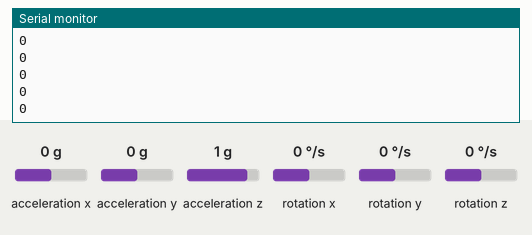
Simulated run of this sketch. Board: Arduino Uno, built with avr-gcc and run on an emulated ATmega328P. Shown: the last lines printed to the serial monitor. Inputs (shaded band) come from the test bench; at power-on: rotation z 0 °/s, acceleration x 0 g, acceleration y 0 g, acceleration z 1 g, rotation x 0 °/s, rotation y 0 °/s.

Above: at 1.2 s.
1.3 s: rotation z set to -192 °/s
At 2.2 s:
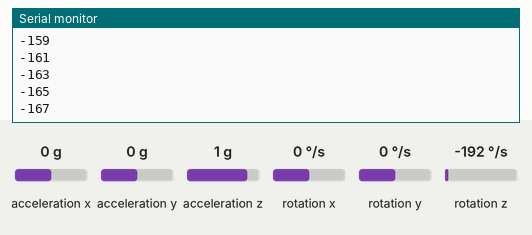
2.8 s: rotation z set to -100 °/s
At 3.6 s:
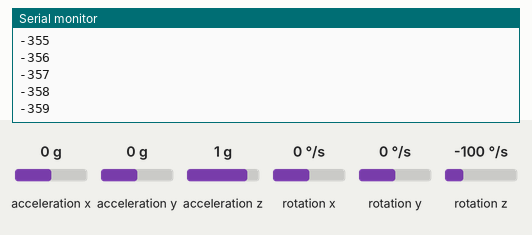
Timing chart, 0 to 5.8 s (numbered marks = the images above; inputs shaded):
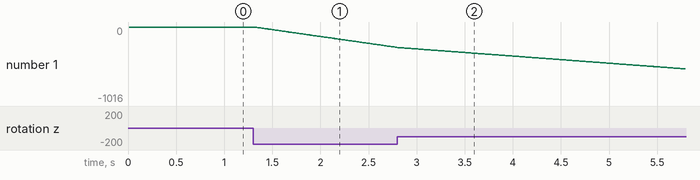

Measured:
- after the input at 1.3 s, the serial monitor: prints a new line at once (image 1)
- plotted number 1: 0 → -280 after the input at 1.3 s

The sketch:

Gyro.ino
```cpp
/*
    MPU6050 Triple Axis Gyroscope & Accelerometer. Pitch & Roll & Yaw Gyroscope Example.
    Read more: http://www.jarzebski.pl/arduino/czujniki-i-sensory/3-osiowy-zyroskop-i-akcelerometr-mpu6050.html
    GIT: https://github.com/jarzebski/Arduino-MPU6050
    Web: http://www.jarzebski.pl
    (c) 2014 by Korneliusz Jarzebski
*/

#include <Wire.h>
#include <MPU6050.h>

MPU6050 mpu;

// Timers
unsigned long timer = 0;
float timeStep = 0.01;

// Pitch, Roll and Yaw values
float pitch = 0;
float roll = 0;
float yaw = 0;

void setup()
{
  Serial.begin(115200);
  // Initialize MPU6050
  while(!mpu.begin(MPU6050_SCALE_2000DPS, MPU6050_RANGE_2G))
  {
    Serial.println("Could not find a valid MPU6050 sensor, check wiring!");
    delay(500);
  }
  mpu.calibrateGyro();
}

void loop()
{
  Serial.println(checkGyro());
}

int checkGyro() {

  timer = millis();
  // Read normalized values
  Vector norm = mpu.readNormalizeGyro();
  // Calculate Pitch, Roll and Yaw
  pitch = pitch + norm.YAxis * timeStep;
  roll = roll + norm.XAxis * timeStep;
  yaw = yaw + norm.ZAxis * timeStep;

  // Output raw
  //Serial.print(" Pitch = ");
  //Serial.print(pitch);
  //Serial.print(" Roll = ");
  //Serial.print(roll);
  //Serial.print(" Yaw = ");
  //Serial.println(yaw);

  // Wait to full timeStep period
  delay((timeStep*1000) - (millis() - timer));
  return yaw;
}
```
